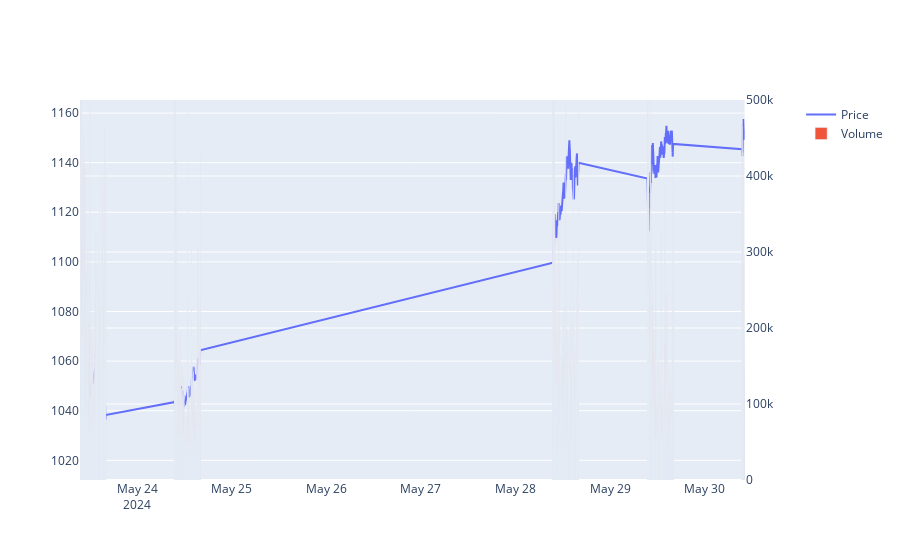

The notebook cell saved with this chart:
### Code cell
# rescale volume
fig2.update_yaxes(range=[0,500000],secondary_y=True)
fig2.update_yaxes(visible=True, secondary_y=True)
fig2

### Figure 1 — Plotly figure (JSON) as saved in the notebook; plotly's stock layout.template omitted (floating-point values rounded to 4 significant figures; data arrays with more than 128 entries replaced by an {"elided": "..."} marker saying what was removed)
{"data": [{"name": "Price", "type": "scatter", "x": {"elided": "1597 str values"}, "xaxis": "x", "y": {"elided": "1597 float values"}, "yaxis": "y"}, {"name": "Volume", "type": "bar", "x": {"elided": "1597 str values"}, "xaxis": "x", "y": {"elided": "1597 int values"}, "yaxis": "y2"}], "layout": {"xaxis": {"anchor": "y", "domain": [0, 0.94]}, "yaxis": {"anchor": "x", "domain": [0, 1]}, "yaxis2": {"anchor": "x", "overlaying": "y", "range": [0, 500000], "side": "right", "visible": true}}}
